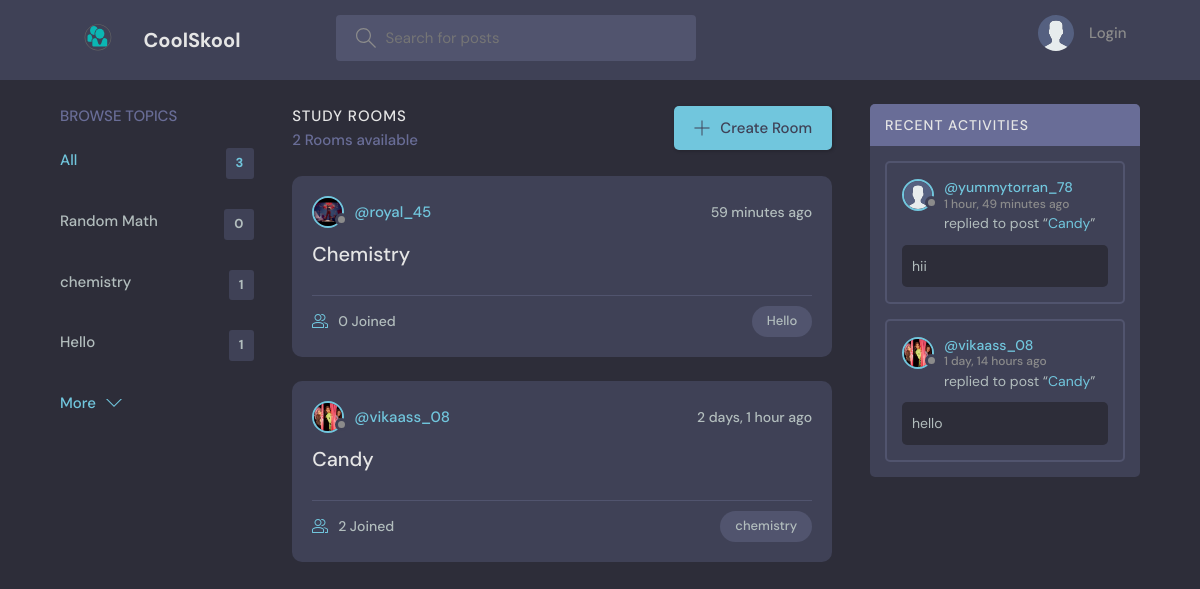
Before: / with the older database file.
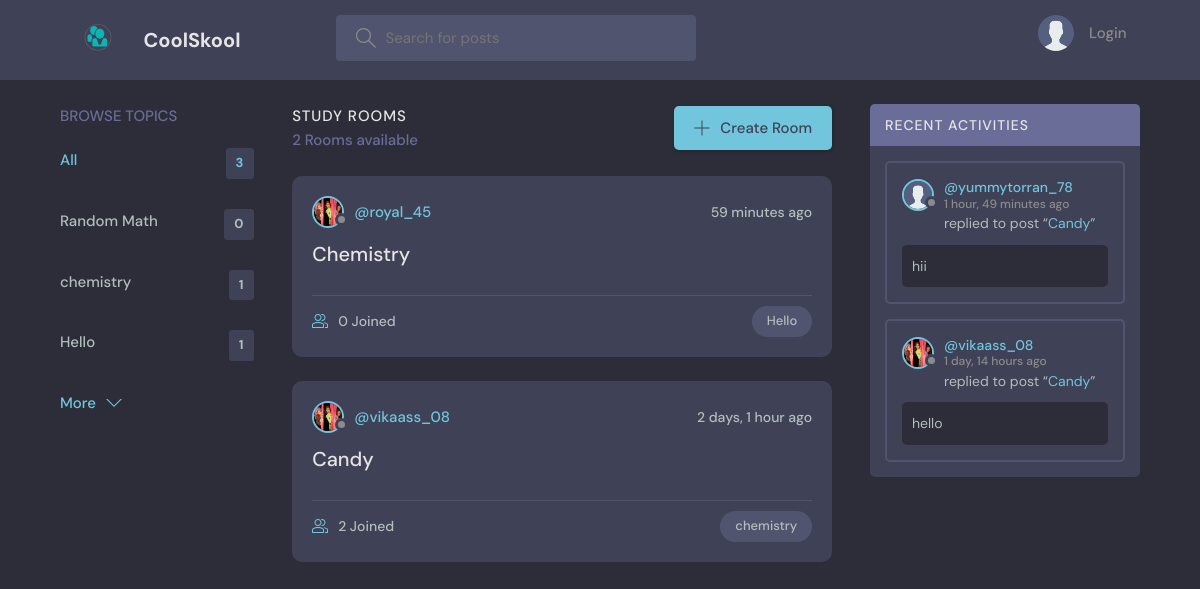
After: the same page with the newer database file.
### base/models.py (models this page shows, shortened)
class Room(models.Model):
    host = models.ForeignKey(User, on_delete=models.SET_NULL, null=True)
    topic = models.ForeignKey(Topic, on_delete=models.SET_NULL, null=True)
    name = models.CharField(max_length=200)
    description = models.TextField(null=True, blank=True)
    participants = models.ManyToManyField(
        User, related_name='participants', blank=True)
    updated = models.DateTimeField(auto_now=True)
    created = models.DateTimeField(auto_now_add=True)
    class Meta:
        ordering = ['-updated', '-created']
    def __str__(self):
        return self.name

class User(AbstractUser):
    name = models.CharField(max_length=200, null=True)
    email = models.EmailField(unique=True, null=True)
    bio = models.TextField(null=True)
    avatar = models.ImageField(null=True, default="avatar.svg")
    USERNAME_FIELD = 'email'
    REQUIRED_FIELDS = []

class Topic(models.Model):
    name = models.CharField(max_length=200)

### base/views.py (the view)
# urls.py: path('', views.home, name="home"),
def home(request):
    q = request.GET.get('q') if request.GET.get('q') != None else ''
    rooms = Room.objects.filter(
        Q(topic__name__icontains=q) |
        Q(name__icontains=q) |
        Q(description__icontains=q)
    )
    topics = Topic.objects.all()[0:5]
    room_count = rooms.count()
    room_messages = Message.objects.filter(
        Q(room__topic__name__icontains=q))[0:3]
    context = {'rooms': rooms, 'topics': topics,
               'room_count': room_count, 'room_messages': room_messages}
    return render(request, 'base/home.html', context)

### base/templates/base/home.html (shortened to what this page needs)
{% extends 'main.html' %}
{% block content %}
<main class="layout layout--3">
  <div class="container">
    {% include 'base/topics_component.html' %}
    <div class="roomList">
      <div class="roomList__header">
        <div>
          <h2>Study Rooms</h2>
          <p>{{room_count}} Rooms available</p>
        </div>
        <a class="btn btn--main" href="{% url 'create-room' %}">
          <svg version="1.1" xmlns="http://www.w3.org/2000/svg" width="32" height="32" viewBox="0 0 32 32">
            <title>add</title>
            <path
              d="M16.943 0.943h-1.885v14.115h-14.115v1.885h14.115v14.115h1.885v-14.115h14.115v-1.885h-14.115v-14.115z">
            </path>
          </svg>
          Create Room
        </a>
      </div>
      {% include 'base/feed_component.html' %}
    </div>
    {% include 'base/activity_component.html' %}
  </div>
</main>
{% endblock %}

### base/templates/base/feed_component.html (shortened to what this page needs)
{% load static %}
{% for room in rooms %}
<div class="roomListRoom">
    <div class="roomListRoom__header">
        <a href="{% url 'user-profile' room.host.id %}" class="roomListRoom__author">
            <div class="avatar avatar--small">
                {% if room.host.avatar.url == "/images/avatar.svg" %}
                    <img src="{% static 'images/avatar.svg' %}" />
                {% else %}
                    <img src="{{room.host.avatar.url}}" />
                {% endif %}
            </div>
            <span>@{{room.host.username}}</span>
        </a>
        <div class="roomListRoom__actions">
            <span>{{room.created|timesince}} ago</span>
        </div>
    </div>
    <div class="roomListRoom__content">
        <a href="{% url 'room' room.id %}">{{room.name}}</a>
    </div>
    <div class="roomListRoom__meta">
        <a href="{% url 'room' room.id %}" class="roomListRoom__joined">
            {{room.participants.all.count}} Joined
        </a>
        <p class="roomListRoom__topic">{{room.topic.name}}</p>
    </div>
</div>
{% endfor %}

Changed rows visible on the page:
changed through a linked row, Room "Chemistry": host.avatar: a different picture
